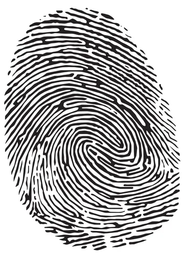
#> input picture huella2.png, 185 x 256 px, shrunk from 362 x 500 before the run
$ python huella.py
#> lines starting #> are read from the running program, lines starting #| are printed output that depends on the picture; after the words box and inside, x2 and y2 are one past the last pixel; in counts of white or black regions, pixels touching at a corner belong together
from PIL import Image
import numpy as np
import matplotlib.pyplot as plt

img = Image.open('huella2.png')
#> img is the input picture: PIL image 185x256 RGB; mean R, G, B 179.6, 178.8, 179.1

imageToMatrice = np.asarray(img)

plt.imshow(imageToMatrice)
plt.show()

imagen_eg = np.zeros((imageToMatrice.shape[0],imageToMatrice.shape[1]))

for i in range(imagen_eg.shape[0]):
    for j in range(imagen_eg.shape[1]):
        imagen_eg[i, j] = np.mean(imageToMatrice[i, j])/255


plt.imshow(imagen_eg, cmap='gray')
plt.show()

#BINARIZADO
imagenBN = np.zeros((imagen_eg.shape[0], imagen_eg.shape[1]))
for i in range(imagen_eg.shape[0]):
    for j in range(imagen_eg.shape[1]):
        #print(np.mean(imagen_eg[i][j]))
        if np.mean(imagen_eg[i][j]) < 0.72:
          imagenBN[i][j] = 1
        else:
          imagenBN[i][j] = 0
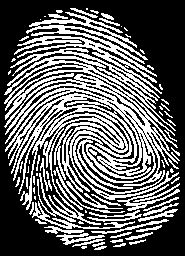
#> imagenBN: shape (256, 185) float64; values 0 (black) and 1 (white), 38.3% white in thin lines or dots, all inside (x1, y1, x2, y2) = (4, 8, 180, 250)

plt.imshow(imagenBN)
plt.show()

#Si se desea visualizar la imagen sin la tonalidad violeta-amarilla hay que indicarlo
plt.imshow(imagenBN, cmap='gray')
plt.show()

def intarray(binstring):
    '''Change a 2D matrix of 01 chars into a list of lists of ints'''
    return [[1 if ch == '1' else 0 for ch in line]
            for line in binstring.strip().split()]

def chararray(intmatrix):
    '''Change a 2d list of lists of 1/0 ints into lines of 1/0 chars'''
    return '\n'.join(''.join(str(p) for p in row) for row in intmatrix)

def toTxt(intmatrix):
    '''Change a 2d list of lists of 1/0 ints into lines of '#' and '.' chars'''
    return '\n'.join(''.join(('#' if p else '.') for p in row) for row in intmatrix)

def neighbours(x, y, image):
    '''Return 8-neighbours of point p1 of picture, in order'''
    i = image
    x1, y1, x_1, y_1 = x+1, y-1, x-1, y+1
    #print ((x,y))
    return [i[y1][x],  i[y1][x1],   i[y][x1],  i[y_1][x1],  # P2,P3,P4,P5
            i[y_1][x], i[y_1][x_1], i[y][x_1], i[y1][x_1]]  # P6,P7,P8,P9

def transitions(neighbours):
    n = neighbours + neighbours[0:1]    # P2, ... P9, P2
    return sum((n1, n2) == (0, 1) for n1, n2 in zip(n, n[1:]))

def zhangSuen(image):
    changing1 = changing2 = [(-1, -1)]
    while changing1 or changing2:
        # Step 1
        changing1 = []
        for y in range(1, len(image) - 1):
            for x in range(1, len(image[0]) - 1):
                P2,P3,P4,P5,P6,P7,P8,P9 = n = neighbours(x, y, image)
                if (image[y][x] == 1 and    # (Condition 0)
                    P4 * P6 * P8 == 0 and   # Condition 4
                    P2 * P4 * P6 == 0 and   # Condition 3
                    transitions(n) == 1 and # Condition 2
                    2 <= sum(n) <= 6):      # Condition 1
                    changing1.append((x,y))
        for x, y in changing1: image[y][x] = 0
        # Step 2
        changing2 = []
        for y in range(1, len(image) - 1):
            for x in range(1, len(image[0]) - 1):
                P2,P3,P4,P5,P6,P7,P8,P9 = n = neighbours(x, y, image)
                if (image[y][x] == 1 and    # (Condition 0)
                    P2 * P6 * P8 == 0 and   # Condition 4
                    P2 * P4 * P8 == 0 and   # Condition 3
                    transitions(n) == 1 and # Condition 2
                    2 <= sum(n) <= 6):      # Condition 1
                    changing2.append((x,y))
        for x, y in changing2: image[y][x] = 0
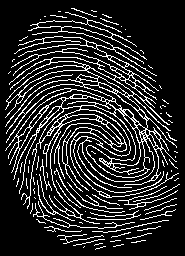
#> image: shape (256, 185) float64; values 0 (black) and 1 (white), 16.3% white in thin lines or dots, all inside (x1, y1, x2, y2) = (5, 8, 180, 250)
        #print changing1
        #print changing2
    return image

imagen_delgada = zhangSuen(imagenBN)

#Si se desea visualizar la imagen sin la tonalidad violeta-amarilla hay que indicarlo
plt.imshow(imagen_delgada, cmap='gray')
plt.show()
# determinar numero de vecinos y marcar con un cuadrado de x px
# funcion que encuentre pixel en blanco pregunto si es punto terminal
# medir cantidad de vecinos, pasar fila y columna de la matriz y quedarte con la fila y col 3 x 3 si los vecinos son 1 es punto terminal y dibujo cuadro en blanco

puntos_terminales = []

def encuentra_vecinos(x, y, image):
    i = image
    x1, y1, x_1, y_1 = x + 1, y - 1, x - 1, y + 1
    return [i[y1][x],  i[y1][x1],   i[y][x1],  i[y_1][x1],
            i[y_1][x], i[y_1][x_1], i[y][x_1], i[y1][x_1]]

for y in range(1, imagen_delgada.shape[0] - 1):
    for x in range(1, imagen_delgada.shape[1] - 1):
        if imagen_delgada[y, x] == 1:
            vecinos = encuentra_vecinos(x, y, imagen_delgada)
            if sum(vecinos) == 1:
                puntos_terminales.append((x, y))

# Marcado de puntos terminales con cuadrados de 5 píxeles
for x, y in puntos_terminales:
    imagen_delgada[y - 2:y + 3, x - 2:x + 3] = 1  # Cuadrado de 5x5 alrededor del punto terminal
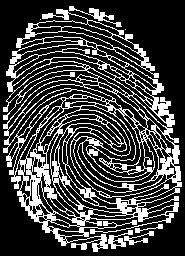
#> imagen_delgada: shape (256, 185) float64; values 0 (black) and 1 (white), 26.2% white; 6 white regions (2 under 20 px), largest, box (x1, y1, x2, y2) and area: (3, 9, 182, 252) 11951, (69, 6, 122, 27) 239, (124, 231, 154, 245) 130, (135, 224, 163, 233) 69

plt.imshow(imagen_delgada, cmap='gray')
plt.title('Imagen con Puntos Terminales Marcados')
plt.show()
